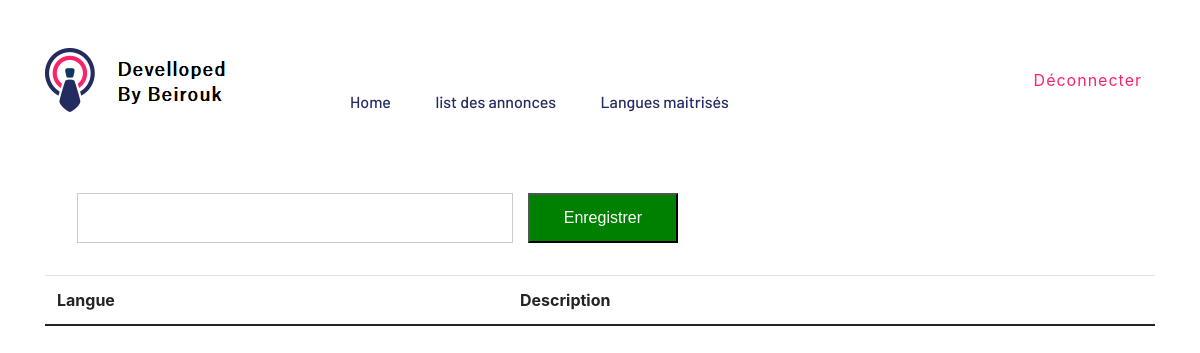
/languesmaitrise/ (signed in), run on an earlier commit of the app's database.
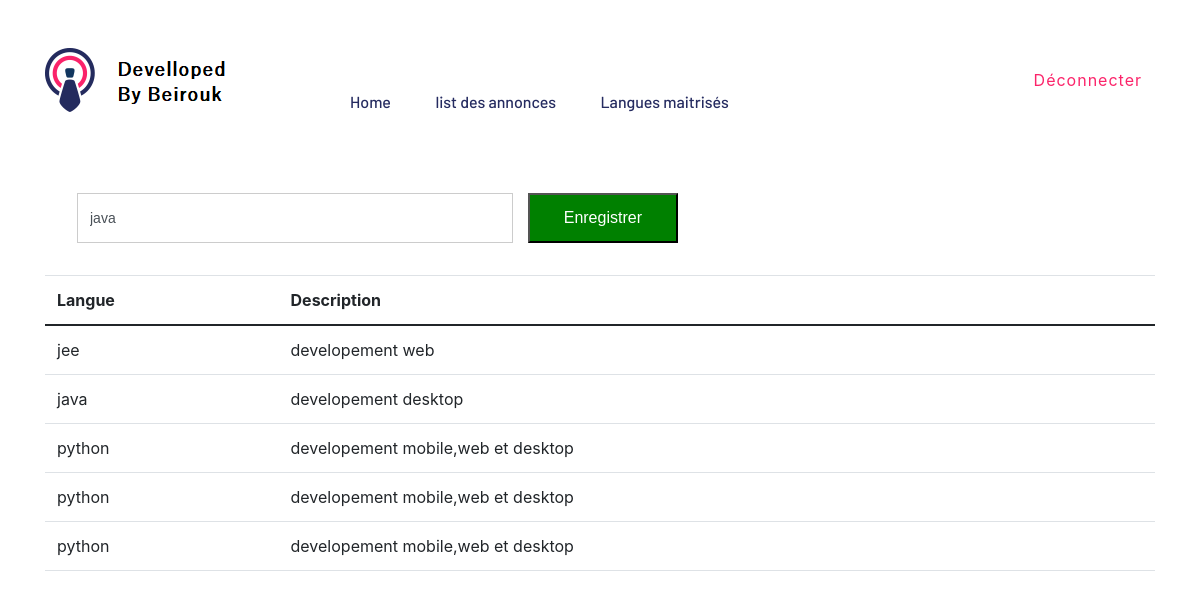
And on a later commit of the database.
### myappdjf/models.py (models this page shows, shortened)
class LangueMaitrise(models.Model):
    c_emploi = models.ForeignKey(C_emploi, on_delete=models.CASCADE)
    langue = models.ForeignKey(Langue, default="",on_delete=models.CASCADE)

class Langue(models.Model):
    nom = models.CharField(max_length=100, default="", editable=False)
    description = models.TextField(max_length=400, default="", editable=False)

### myappdjf/views.py (the view, shortened to what this page needs)
# urls.py: path("languesmaitrise/", views.languesmaitrise, name="languesmaitrise"),
def languesmaitrise(request):
    c_emploi = C_emploi.objects.get(user=request.user)
    langues = LangueMaitrise.objects.filter(c_emploi=c_emploi)
    lang = Langue.objects.all()
    return render(request, "languesmaitrise.html", {'langues':langues, 'lang':lang})

### myappdjf/templates/languesmaitrise.html (shortened to what this page needs)
{% extends 'user_navbar.html' %}
{% block body %}
<div class="container">
    <section class="search-sec">
        <div class="container">
            <form  action="" method="POST" novalidate="novalidate">
                <div class="row">
                    <div class="col-lg-12">
                        <div class="row">
                            <div class="col-lg-5 col-md-3 col-sm-12 p-0">
                                <select name="idid" class="form-control search-slt" >
                                    {% for ll in lang%}
                                    <option value="{{ll.id}}">{{ll.nom}}</option>
                                    {% endfor %}
                                </select>
                            </div>
                            <div class="col-lg-2 col-md-4 ">
                                <button type="submit" value="Submit" style="background-color:green; height:50px; width:150px">Enregistrer</button>
                            </div>
                        </div>
                    </div>
                </div>
            </form>
        </div>
        </section>
    <table class="table table-hover" >
        <thead>
            <tr>
                <th>Langue</th>
                <th>Description</th>
            </tr>
        </thead>
        <tbody>
            {% for l in langues %}
            <tr>
                <td>{{l.langue.nom}}</td>
                <td>{{l.langue.description}}</td>
            </tr>
            {% endfor %}
        </tbody>
    </table>
</div>
{% endblock %}

What changed in the data, as far as the page shows it:
added LangueMaitrise: langue.nom "jee", langue.description "developement web"
added LangueMaitrise: langue.nom "java", langue.description "developement desktop"
added LangueMaitrise: langue.nom "python", langue.description "developement mobile,web et desktop"
added LangueMaitrise: langue.nom "python", langue.description "developement mobile,web et desktop"
added LangueMaitrise: langue.nom "python", langue.description "developement mobile,web et desktop"
Also different on the page:
form field idid: (not shown) → "java"
